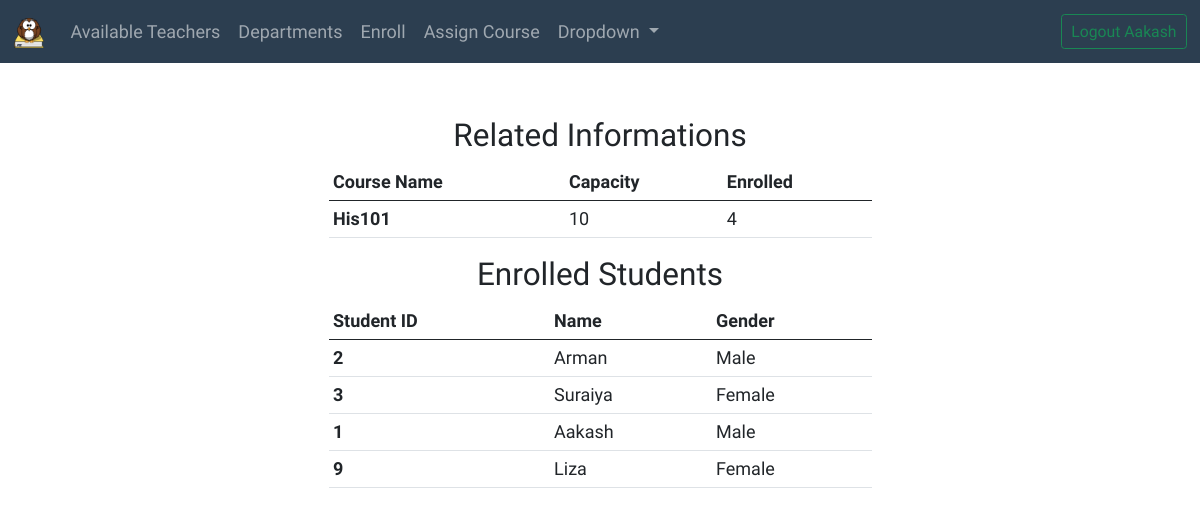
Screenshot of /departments/History/His101 (signed in) with the database file from the repository.
### management/models.py (models this page shows, shortened)
class Course(models.Model):
    name = models.CharField(max_length=50)
    department = models.ForeignKey(Department, on_delete=models.CASCADE, related_name='its_courses')
    no_of_students = models.IntegerField(default=0)
    def capacity(self):
        return self.no_of_students

class Student(models.Model):
    name = models.CharField(max_length=50)
    gender = models.CharField(max_length=11)
    courses = models.ManyToManyField(Course,related_name = 'its_students',blank=True)

### management/views.py (the view)
# urls.py: path("departments/<str:department>/<str:course>", views.course_details, name = 'course_details')
def course_details(request,department,course):
    try:
        course_details = Course.objects.get(name = course)
    except Course.DoesNotExist:
        return HttpResponse("Course not found!")
    return render(request, "management/course_details.html",{
        "course_details": course_details,
        "students": course_details.its_students.all()
    })

### management/templates/management/course_details.html (shortened to what this page needs)
{% extends "management/layout.html" %}
{% load static %}
{% block body %}
<h3 class="text-center">{{course|title}} Related Informations</h3>
    <div class="row">
        <div class="col-lg-3">
        </div>
        <div class="col-lg-6">
            <table class="table table-sm">
                <thead>
                  <tr>
                    <th scope="col">Course Name</th>
                    <th scope="col">Capacity</th>
                    <th scope="col">Enrolled</th>
                  </tr>
                </thead>
                <tbody>
                  <tr>
                    <th scope="row">{{course_details.name}}</th>
                    <td>10</td>
                    <td>{{course_details.capacity}}</td>
                  </tr>
                </tbody>
              </table>
              {% if request.user.id %}
              <h3 class="text-center">Enrolled Students</h3>
                <table class="table table-sm">
                  <thead>
                    <tr>
                      <th scope="col">Student ID</th>
                      <th scope="col">Name</th>
                      <th scope="col">Gender</th>
                    </tr>
                  </thead>
                  <tbody>
                      {% for student in students %}
                          <tr>
                              <th scope="row">{{student.id}}</th>
                              <td>{{student.name}}</td>
                              <td>{{student.gender|title}}</td>
                          </tr>
                      {% empty %}
                          <li>No student enrolled!</li>
                      {% endfor %}
                  </tbody>
                </table>
              {% endif %}
        </div>
        <div class="col-lg-3">
        </div>
    </div>
{% endblock %}

### management/templates/management/layout.html (shortened to what this page needs)
{% load static %}
<!DOCTYPE html>
<html>
    <head>
        <link href="https://cdn.jsdelivr.net/npm/bootstrap@5.0.0-beta1/dist/css/bootstrap.min.css" rel="stylesheet">
        <link rel="stylesheet" href="{% static 'management/styles.css' %}">
    </head>
    <body class="">
        <nav class="navbar navbar-expand-lg navbar-dark">
            <div class="container-fluid">
              <a class="navbar-brand" href="{% url 'management:home' %}">
                <img src="{% static 'management/logo.png' %}" width="30" height="30" alt="">
              </a>
              <div class="collapse navbar-collapse" id="navbarSupportedContent">
                <ul class="navbar-nav me-auto mb-2 mb-lg-0">
                  <li class="nav-item">
                    <a class="nav-link " href="{% url 'management:list_teachers' %}" tabindex="-1" aria-disabled="true">Available Teachers</a>
                  </li>
                  <li class="nav-item">
                    <a class="nav-link" href="{% url 'management:departments' %}">Departments</a>
                  </li>
                  <li class="nav-item">
                    <a class="nav-link" href="{% url 'management:add_student' %}">Enroll</a>
                  </li>
                  <li class="nav-item">
                    <a class="nav-link " href="{% url 'management:assign_course' %}" tabindex="-1" aria-disabled="true">Assign Course</a>
                  </li>
                  <li class="nav-item dropdown">
                    <a class="nav-link dropdown-toggle" href="#" id="navbarDropdown" role="button" data-toggle="dropdown" aria-haspopup="true" aria-expanded="false">
                      Dropdown
                    </a>
                  </li>
                </ul>
                <div class="d-flex">
                  {% if request.user.id %}
                    <a class="btn btn-sm btn-outline-success" role="button" href="{% url 'login:logout' %}">Logout {{request.user|title}}</a>
                  {% endif %}
                </div>
              </div>
            </div>
          </nav>
        <div class="container mt-5">
            {% block body %}
            {% endblock %}
        </div>
    </body>
</html>

### management/static/management/styles.css (style rules this page uses)
* { font-family: 'Pathway Gothic One', sans-serif; font-size: 18px; }
body { background-color: #fff; }
.navbar { background-color: #2C3E50 ; }
a { text-decoration: none!important; }

### rows the page displays
Course: name "His101", capacity "4"
Student: id "2", name "Arman", gender "Male"
Student: id "3", name "Suraiya", gender "Female"
Student: id "1", name "Aakash", gender "Male"
Student: id "9", name "Liza", gender "Female"

### other values shown
{{ request.user|title }} "Aakash"
